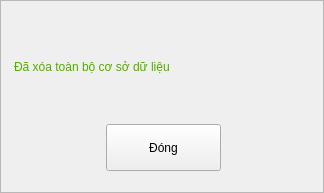
<?xml version="1.0" encoding="UTF-8"?>
<ui version="4.0">
 <class>Frame</class>
 <widget class="QFrame" name="Frame">
  <property name="geometry">
   <rect>
    <x>0</x>
    <y>0</y>
    <width>324</width>
    <height>193</height>
   </rect>
  </property>
  <property name="windowTitle">
   <string>Frame</string>
  </property>
  <property name="frameShape">
   <enum>QFrame::StyledPanel</enum>
  </property>
  <property name="frameShadow">
   <enum>QFrame::Raised</enum>
  </property>
  <widget class="QPushButton" name="pushButton">
   <property name="geometry">
    <rect>
     <x>106</x>
     <y>124</y>
     <width>115</width>
     <height>47</height>
    </rect>
   </property>
   <property name="text">
    <string>Đóng</string>
   </property>
  </widget>
  <widget class="QLabel" name="label">
   <property name="geometry">
    <rect>
     <x>14</x>
     <y>30</y>
     <width>303</width>
     <height>73</height>
    </rect>
   </property>
   <property name="styleSheet">
    <string notr="true">color: rgb(85, 170, 0);
font: 57  14pt &quot;Ubuntu&quot;;</string>
   </property>
   <property name="text">
    <string>Đã xóa toàn bộ cơ sở dữ liệu</string>
   </property>
  </widget>
 </widget>
 <resources/>
 <connections/>
</ui>
